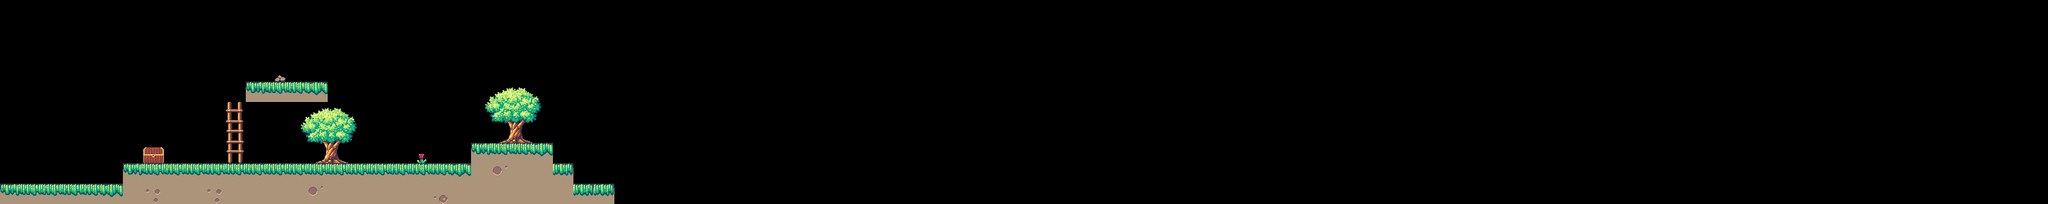

Tiled map render using the project's own tile images. Description and the whole map definition, tile-layer contents included, below:
An orthogonal 100x10 tile map with 32x32 px tiles, 2 tile layers (Base, Additions).

<map version="1.4" tiledversion="1.4.3" orientation="orthogonal" renderorder="right-down" width="100" height="10" tilewidth="32" tileheight="32" infinite="0" nextlayerid="3" nextobjectid="1">
 <tileset firstgid="1" name="Level Tiles" tilewidth="32" tileheight="32" tilecount="170" columns="17">
    <old width="30" height="10" />
    <image source="../../res/tilesets/free tile set Finished.png" width="544" height="320" />
 </tileset>
 <layer id="1" name="Base" width="30" height="10">
  <data encoding="csv">
0,0,0,0,0,0,0,0,0,0,0,0,0,0,0,0,0,0,0,0,0,0,0,0,0,0,0,0,0,0,
0,0,0,0,0,0,0,0,0,0,0,0,0,0,0,0,0,0,0,0,0,0,0,0,0,0,0,0,0,0,
0,0,0,0,0,0,0,0,0,0,0,0,0,0,0,0,0,0,0,0,0,0,0,0,0,0,0,0,0,0,
0,0,0,0,0,0,0,0,0,0,0,0,0,109,0,0,0,0,0,0,0,0,0,0,0,0,0,0,0,0,
0,0,0,0,0,0,0,0,0,0,0,0,3,3,3,3,0,0,0,0,0,0,0,103,104,105,106,0,0,0,
0,0,0,0,0,0,0,0,0,0,0,18,0,0,103,104,105,106,0,0,0,0,0,120,121,122,123,0,0,0,
0,0,0,0,0,0,0,0,0,0,0,35,0,0,120,121,122,123,0,0,0,0,0,137,138,139,0,0,0,0,
0,0,0,0,0,0,0,140,0,0,0,52,0,0,0,138,139,0,0,0,91,0,0,3,3,3,3,0,0,0,
0,0,0,0,0,0,3,3,3,3,3,3,3,3,3,3,3,3,3,3,3,3,3,20,24,20,20,3,0,0,
3,3,3,3,3,3,20,7,20,20,7,20,20,21,21,24,21,21,21,21,21,40,21,21,21,21,21,21,3,3
</data>
 </layer>
 <layer id="2" name="Additions" width="30" height="10">
  <data encoding="csv">
0,0,0,0,0,0,0,0,0,0,0,0,0,0,0,0,0,0,0,0,0,0,0,0,0,0,0,0,0,0,
0,0,0,0,0,0,0,0,0,0,0,0,0,0,0,0,0,0,0,0,0,0,0,0,0,0,0,0,0,0,
0,0,0,0,0,0,0,0,0,0,0,0,0,0,0,0,0,0,0,0,0,0,0,0,0,0,0,0,0,0,
0,0,0,0,0,0,0,0,0,0,0,0,0,0,0,0,0,0,0,0,0,0,0,0,0,0,0,0,0,0,
0,0,0,0,0,0,0,0,0,0,0,0,69,70,70,71,0,0,0,0,0,0,0,0,0,0,0,0,0,0,
0,0,0,0,0,0,0,0,0,0,0,0,0,0,0,0,0,0,0,0,0,0,0,0,0,0,0,0,0,0,
0,0,0,0,0,0,0,0,0,0,0,0,0,0,0,0,0,0,0,0,0,0,0,0,0,0,0,0,0,0,
0,0,0,0,0,0,0,0,0,0,0,0,0,0,0,0,0,0,0,0,0,0,0,69,70,70,71,0,0,0,
0,0,0,0,0,0,69,70,70,70,70,70,70,70,70,70,70,70,70,70,70,70,71,0,0,0,0,86,0,0,
69,70,70,70,70,71,0,0,0,0,0,0,0,0,0,0,0,0,0,0,0,0,0,0,0,0,0,0,86,86
</data>
 </layer>
</map>
